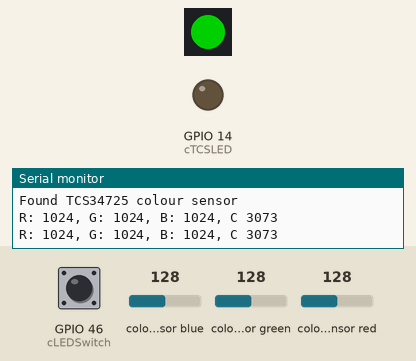
A sketch run on a simulated ESP32. On the bench: 1 RGB LEDs in strip order, left to right, output pins drawn as LEDs (lit = HIGH), the last lines printed to the serial monitor. The test bench sets the inputs (shaded band); at power-on: GPIO 46 (cLEDSwitch) HIGH, colour sensor blue 128, colour sensor green 128, colour sensor red 128. Dim RGB values are drawn brighter than linear; the strip is taken to match the declared colour order.

Above: at 1.25 s.
1.3 s: GPIO 46 (cLEDSwitch) pulled LOW for 0.15 s
At 2.14 s:
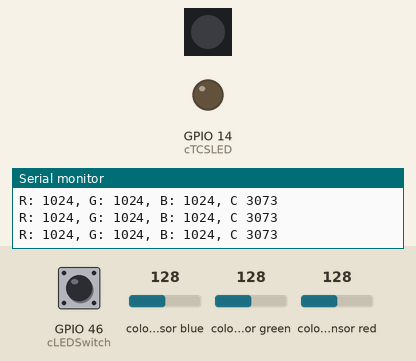
4.4 s: GPIO 46 (cLEDSwitch) pulled LOW for 1 s
At 4.48 s:
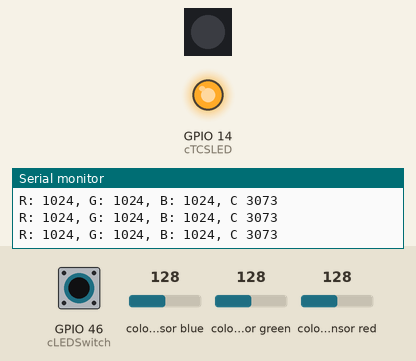
At 5.0 s:
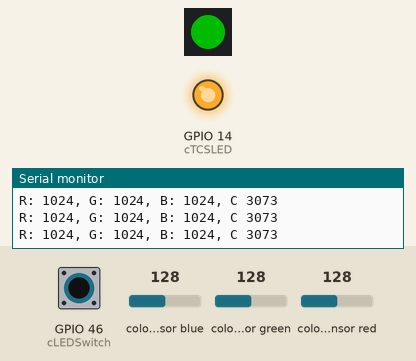
Timing chart, 0 to 13.5 s (numbered marks = the images above; inputs shaded):
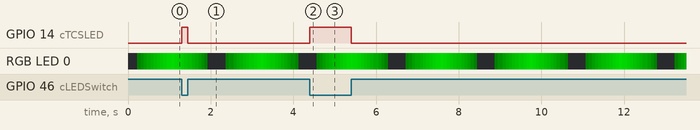

Measured:
- after the input at 1.3 s, GPIO 14 (cTCSLED): LOW → HIGH at once, → LOW 0.15 s later
- after the input at 4.4 s, GPIO 14 (cTCSLED): LOW → HIGH at once, → LOW 1.0 s later

The sketch:

Sortercode.ino
```cpp
#define PRINT_COLOUR                                  // uncomment to turn on output of colour sensor data

#include <Arduino.h>
#include <Adafruit_NeoPixel.h>
#include <Wire.h>
#include <SPI.h>
#include "Adafruit_TCS34725.h"

// Function declarations
void doHeartbeat();

// Constants
const int cHeartbeatInterval = 75;                    // heartbeat update interval, in milliseconds
const int cPrintColourInterval = 500;                 // colour print update interval, in milliseconds
const int cSmartLED          = 21;                    // when DIP switch S1-4 is on, SMART LED is connected to GPIO21
const int cSmartLEDCount     = 1;                     // number of Smart LEDs in use
const int cSDA               = 47;                    // GPIO pin for I2C data
const int cSCL               = 48;                    // GPIO pin for I2C clock
const int cTCSLED            = 14;                    // GPIO pin for LED on TCS34725
const int cLEDSwitch         = 46;                    // DIP switch S1-2 controls LED on TCS32725

// Variables
boolean heartbeatState       = true;                  // state of heartbeat LED
unsigned long lastHeartbeat  = 0;                     // time of last heartbeat state change
unsigned long lastPrintColour = 0;                    // time of last colour print
unsigned long curMillis      = 0;                     // current time, in milliseconds

Adafruit_NeoPixel SmartLEDs(cSmartLEDCount, cSmartLED, NEO_RGB + NEO_KHZ800);

unsigned char LEDBrightnessIndex = 0;
unsigned char LEDBrightnessLevels[] = {0, 0, 0, 5, 15, 30, 45, 60, 75, 90, 105, 120, 135,
                                       150, 135, 120, 105, 90, 75, 60, 45, 30, 15, 5, 0};

Adafruit_TCS34725 tcs = Adafruit_TCS34725(TCS34725_INTEGRATIONTIME_2_4MS, TCS34725_GAIN_4X);
bool tcsFlag = 0;

void setup() {
  Serial.begin(115200);                               // Standard baud rate for ESP32 serial monitor

  // Set up SmartLED
  SmartLEDs.begin();                                  // initialize smart LEDs object
  SmartLEDs.clear();                                  // clear pixel
  SmartLEDs.setPixelColor(0, SmartLEDs.Color(0,0,0)); // set pixel colours to black (off)
  SmartLEDs.setBrightness(0);                         // set brightness [0-255]
  SmartLEDs.show();                                   // update LED

  Wire.setPins(cSDA, cSCL);                           // set I2C pins for TCS34725
  pinMode(cTCSLED, OUTPUT);                           // configure GPIO to control LED on TCS34725
  pinMode(cLEDSwitch, INPUT_PULLUP);                  // configure GPIO to set state of TCS34725 LED

  // Connect to TCS34725 colour sensor
  if (tcs.begin()) {
    Serial.printf("Found TCS34725 colour sensor\n");
    tcsFlag = true;
  }
  else {
    Serial.printf("No TCS34725 found ... check your connections\n");
    tcsFlag = false;
  }
}

void loop() {
  uint16_t r, g, b, c;
  curMillis = millis(); // get the current time in milliseconds

  digitalWrite(cTCSLED, !digitalRead(cLEDSwitch));
  if (tcsFlag && (curMillis - lastPrintColour) > cPrintColourInterval) { // check if it's time to print colour values
    tcs.getRawData(&r, &g, &b, &c);
#ifdef PRINT_COLOUR
    Serial.printf("R: %d, G: %d, B: %d, C %d\n", r, g, b, c);
#endif
    lastPrintColour = curMillis; // update the last print time
  }
  doHeartbeat(); // update heartbeat LED
}

// update heartbeat LED
void doHeartbeat() {
  curMillis = millis();                               // get the current time in milliseconds
  // check to see if elapsed time matches the heartbeat interval
  if ((curMillis - lastHeartbeat) > cHeartbeatInterval) {
    lastHeartbeat = curMillis;                        // update the heartbeat time for the next update
    LEDBrightnessIndex++;                             // shift to the next brightness level
    if (LEDBrightnessIndex > sizeof(LEDBrightnessLevels)) { // if all defined levels have been used
      LEDBrightnessIndex = 0;                         // reset to starting brightness
    }
    SmartLEDs.setBrightness(LEDBrightnessLevels[LEDBrightnessIndex]); // set brightness of heartbeat LED
    SmartLEDs.setPixelColor(0, SmartLEDs.Color(0, 250, 0)); // set pixel colours to green
    SmartLEDs.show();                                 // update LED
  }
}
```
